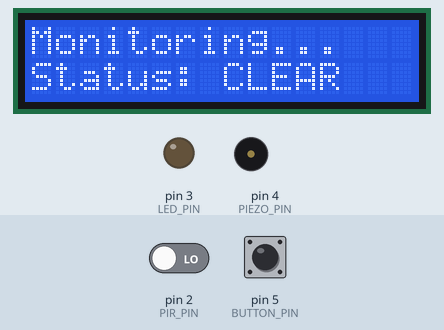
Recording of a sketch running on a simulated Arduino Uno, built with avr-gcc and run on an emulated ATmega328P. Parts: 16×2 character LCD, output pins drawn as LEDs (lit = HIGH), buzzer (waves = sounding). Dashed ring = blinking. Inputs (shaded band) come from the test bench; at power-on: pin 5 (BUTTON_PIN) LOW, pin 2 (PIR_PIN) LOW.

Above: at 3.2 s.
3.3 s: pin 5 (BUTTON_PIN) pulled HIGH for 0.15 s
At 3.48 s:
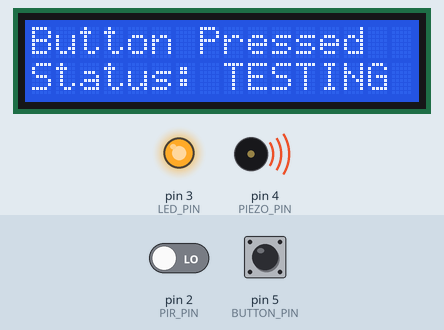
5.1 s: pin 2 (PIR_PIN) driven HIGH
At 6.4 s:
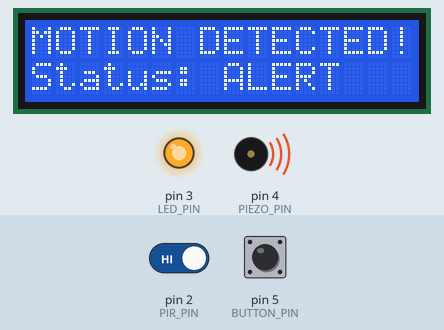
6.7 s: pin 2 (PIR_PIN) driven LOW
At 7.2 s:
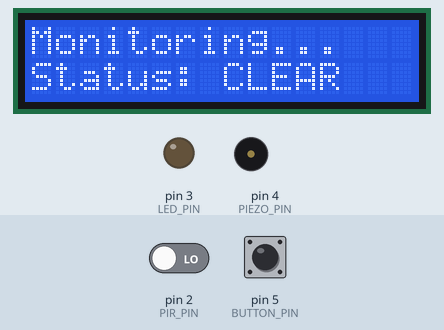
8.2 s: pin 5 (BUTTON_PIN) pulled HIGH for 1 s
At 8.49 s:
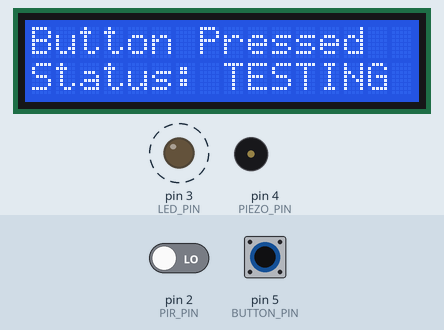
Timing chart, 0 to 11.2 s (numbered marks = the images above; inputs shaded):
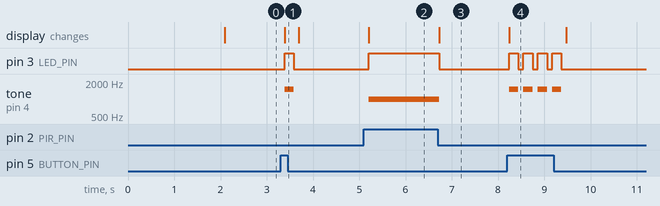

Measured:
- after the input at 3.3 s, pin 3 (LED_PIN): LOW → HIGH after 0.09 s, → LOW 0.20 s later; tone on pin 4 (PIEZO_PIN): silent → 1500 Hz after 0.09 s, → silent 0.20 s later; the display: changes after 0.09 s (image 1)
- after the input at 5.1 s, pin 3 (LED_PIN): LOW → HIGH after 0.11 s; tone on pin 4 (PIEZO_PIN): silent → 1000 Hz after 0.11 s; the display: changes after 0.11 s (image 2)
- after the input at 6.7 s, pin 3 (LED_PIN): HIGH → LOW at once; tone on pin 4 (PIEZO_PIN): 1000 Hz → silent at once; the display: changes at once (image 3)
- after the input at 8.2 s, pin 3 (LED_PIN): alternates HIGH for 0.20 s and LOW for 0.11 s, 8 changes in all, then stays LOW, starting at once; tone on pin 4 (PIEZO_PIN): alternates 1500 Hz for 0.20 s and silent for 0.11 s, 8 changes in all, then stays silent, starting at once; the display: changes at once (image 4)

The sketch:

human_detection_probe.ino
```cpp
#include <LiquidCrystal.h>

const int PIR_PIN = 2;
const int LED_PIN = 3;
const int PIEZO_PIN = 4;
const int BUTTON_PIN = 5;

LiquidCrystal lcd(7, 8, 9, 10, 11, 12);

bool previousButtonState = false;
unsigned long lastButtonChange = 0;
const unsigned long DEBOUNCE_MS = 50;

void showStatus(const char* line1, const char* line2) {
  lcd.setCursor(0, 0);
  lcd.print("                ");
  lcd.setCursor(0, 0);
  lcd.print(line1);

  lcd.setCursor(0, 1);
  lcd.print("                ");
  lcd.setCursor(0, 1);
  lcd.print(line2);
}

void setup() {
  pinMode(PIR_PIN, INPUT);
  pinMode(LED_PIN, OUTPUT);
  pinMode(PIEZO_PIN, OUTPUT);
  pinMode(BUTTON_PIN, INPUT);

  lcd.begin(16, 2);
  showStatus("System Ready", "Initialising...");
  delay(2000);
  showStatus("Monitoring...", "Status: CLEAR");
}

void loop() {
  const bool motionDetected = digitalRead(PIR_PIN) == HIGH;
  const bool rawButtonState = digitalRead(BUTTON_PIN) == HIGH;

  if (rawButtonState != previousButtonState &&
      millis() - lastButtonChange >= DEBOUNCE_MS) {
    previousButtonState = rawButtonState;
    lastButtonChange = millis();
  }

  if (motionDetected) {
    showStatus("MOTION DETECTED!", "Status: ALERT");
    digitalWrite(LED_PIN, HIGH);
    tone(PIEZO_PIN, 1000);
  } else if (previousButtonState) {
    showStatus("Button Pressed", "Status: TESTING");
    digitalWrite(LED_PIN, HIGH);
    tone(PIEZO_PIN, 1500);
    delay(200);
    noTone(PIEZO_PIN);
    digitalWrite(LED_PIN, LOW);
  } else {
    showStatus("Monitoring...", "Status: CLEAR");
    digitalWrite(LED_PIN, LOW);
    noTone(PIEZO_PIN);
  }

  delay(100);
}
```
